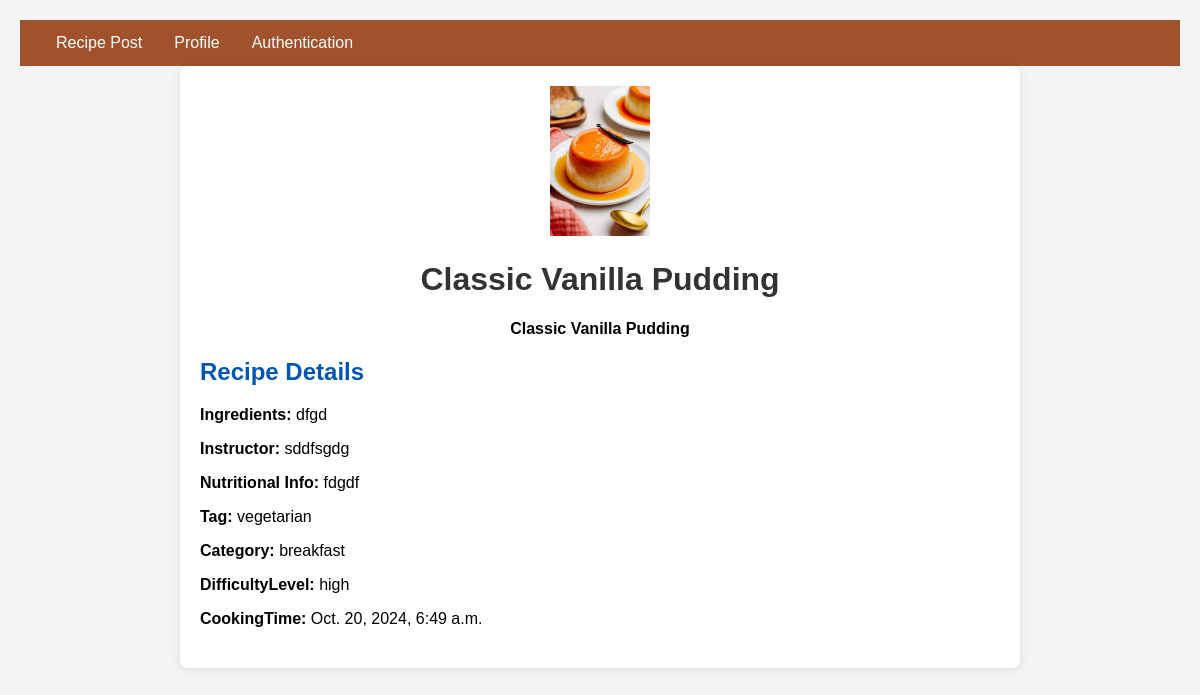
The app's page /postview/8, older data.
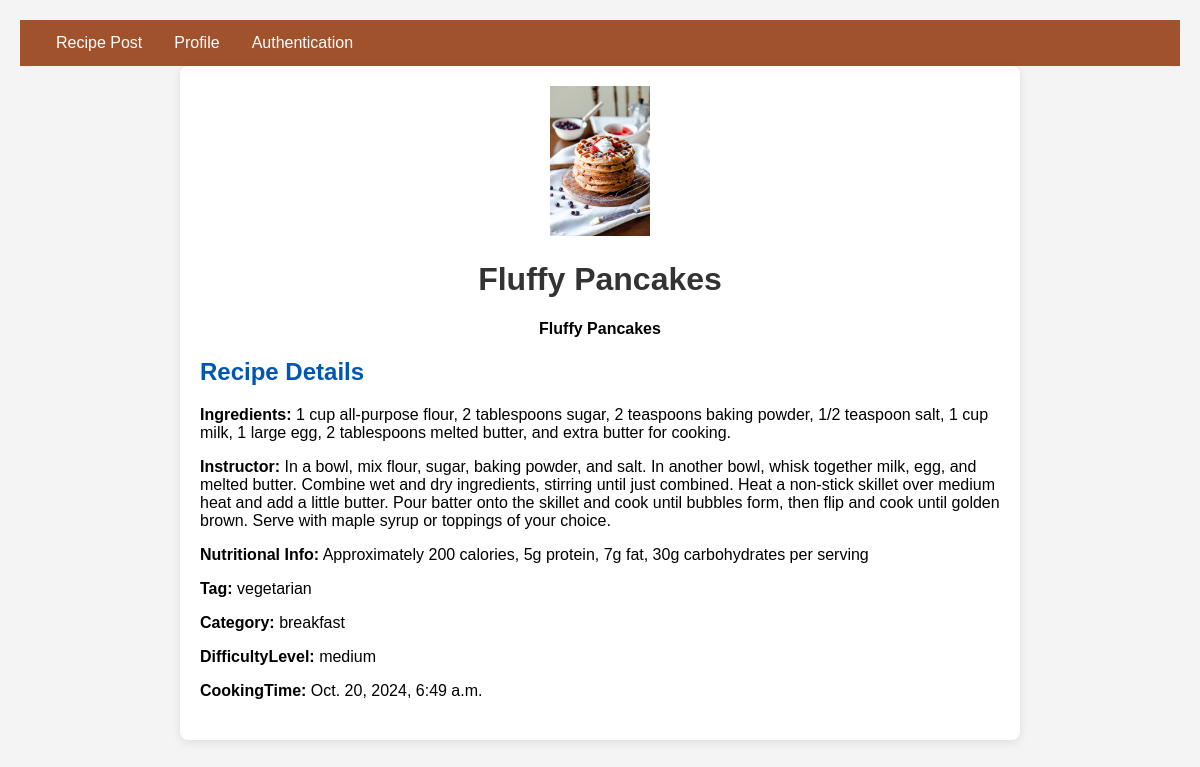
The same page, newer data.
### myapp/models.py (models this page shows, shortened)
class RecipePostModel(models.Model):
    Tag=[
        ('vegetarian','Vegetarian'),
        ('non-vegetarian','Non-Vegetarian'),
    ]
    Level=[
        ('high','high'),
        ('medium','Medium'),
        ('low','Low'),
    ]
    CATEGORY=[
        ('breakfast','breakfast'),
        ('lunch','Lunch'),
        ('dinner','Dinner'),
    ]
    user=models.ForeignKey(Custom_user,on_delete=models.CASCADE,null=True)
    RecipeTitle=models.CharField(max_length=500,null=True)
    Nutritional_Info=models.CharField(max_length=500,null=True)
    Ingredients=models.CharField(max_length=1000,null=True)
    Instructor=models.CharField(max_length=1000,null=True)
    Category=models.CharField(choices=CATEGORY, max_length=100,null=True)
    Tag=models.CharField(choices=Tag, max_length=100,null=True)
    DifficultyLevel=models.CharField(choices=Level, max_length=100,null=True)
    Image=models.ImageField(upload_to='Media/Blog_Pic',null=True)
    PreparetionTime = models.DateTimeField(default=timezone.now,null=True)
    CookingTime = models.DateTimeField(default=timezone.now,null=True)
    TotalTime = models.DateTimeField(default=timezone.now,null=True)

### myproject/views.py (the view)
# urls.py: path('postview/<int:id>', postview, name='postview'),
def postview(req,id):
    current_user=req.user
    Job=RecipePostModel.objects.filter(id=id)
    text={
        'Job':Job,
    }
    return render(req,'view.html',text)

### template/view.html (shortened to what this page needs)
{% extends 'base.html' %}
{% block body %}
<!DOCTYPE html>
<html lang="en">
<head>
</head>
<body>
    <div class="container">
        {% for i in Job %}
        <header class="profile-header">
            <img src="/{{ i.Image }}" alt="Company Logo" class="company-logo">
            <h1>{{ i.RecipeTitle }}</h1>
            <p class="company-name">{{ i.RecipeTitle }}</p>
        </header>
        <section class="job-details">
            <h2>Recipe Details</h2>
            <p><strong>Ingredients:</strong> {{ i.Ingredients }}</p>
            <p><strong>Instructor:</strong> {{ i.Instructor }}</p>
            <p><strong>Nutritional Info:</strong> {{ i.Nutritional_Info }}</p>
            <p><strong>Tag:</strong> {{ i.Tag }}</p>
            <p><strong>Category:</strong> {{ i.Category }}</p>
            <p><strong>DifficultyLevel:</strong> {{ i.DifficultyLevel }}</p>
            <p><strong>CookingTime:</strong> {{ i.CookingTime }}</p>
        </section>
        {% endfor %}
    </div>
</body>
</html>
{% endblock body %}

Row changes from the older to the newer data that the page shows:
changed RecipePostModel "vegetarian": Image: a different picture; RecipeTitle "Classic Vanilla Pudding" → "Fluffy Pancakes"; Ingredients "dfgd" → "1 cup all-purpose flour, 2 tablespoons sugar, 2 teaspoons baking powder, 1/2 teaspoon salt, 1 cup milk, 1 large egg, 2 tablespoons melted butter, and extra butter for cooking."; Instructor "sddfsgdg" → "In a bowl, mix flour, sugar, baking powder, and salt. In another bowl, whisk together milk, egg, and melted butter. Combine wet and dry ingredients, stirring until just combined. Heat a non-stick skillet over medium heat and add a little butter. Pour batter onto the skillet and cook until bubbles form, then flip and cook until golden brown. Serve with maple syrup or toppings of your choice."; Nutritional_Info "fdgdf" → "Approximately 200 calories, 5g protein, 7g fat, 30g carbohydrates per serving"; DifficultyLevel "high" → "medium"
